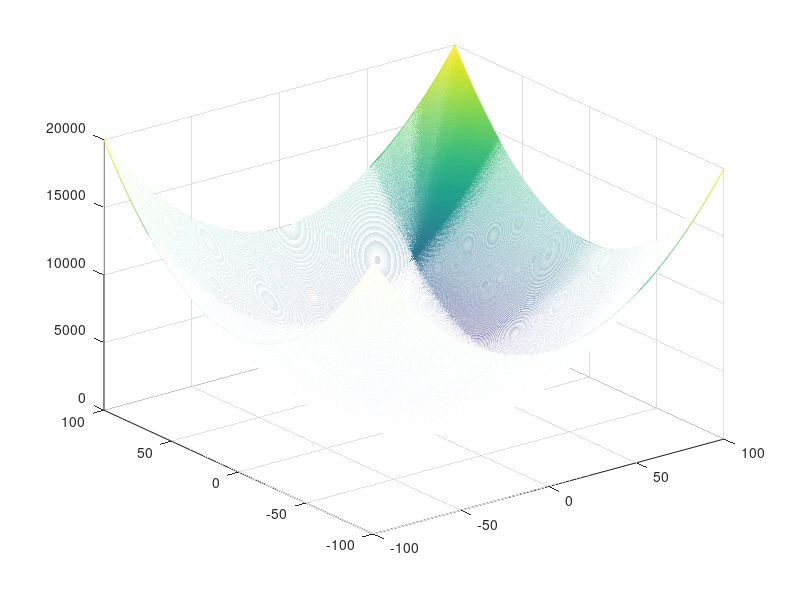

The MATLAB source for this figure:
[X,Y]=meshgrid(-100:0.1:100);
Z=X.^2+Y.^2;
mesh(X,Y,Z)
hold on;
plot3(-5,-5,50,'r*')
plot3(1,1,1,'r*')
plot3(-5,-5,50,'r*')
plot3(-5,-5,50,'r*')